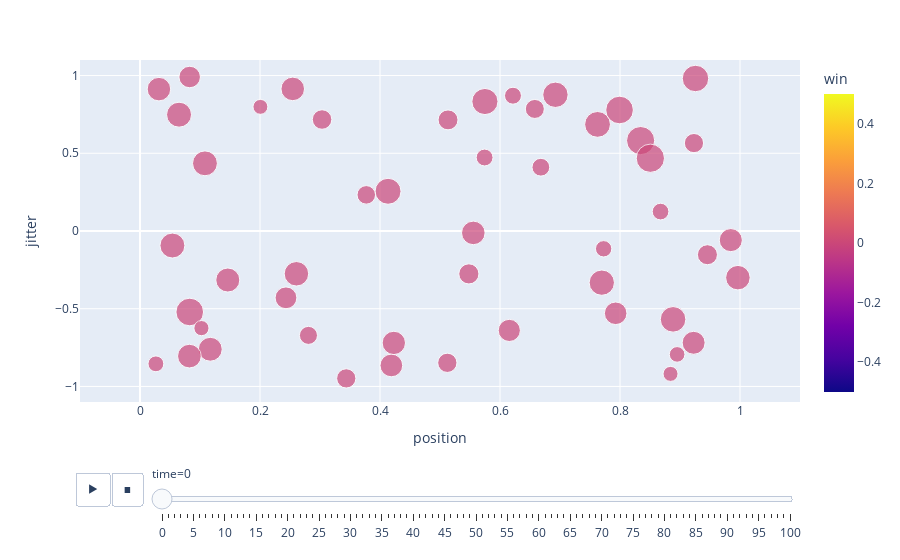

The notebook cell saved with this chart:
### Code cell
def watch_simulation(df, color='win'):
    jitter = []
    for tag in df['tag'].unique():
        jitter.append({
            'tag': tag,
            'jitter': np.random.uniform(-1, 1)
        })
    jitter = pd.DataFrame(jitter)
    df = df.merge(jitter, on='tag')

    return px.scatter(
        df, x="position", y="jitter", size="weight", color=color, hover_name="tag",
        range_x=[-0.1,1.1], range_y=[-1.1,1.1],
        animation_frame="time", animation_group="tag"
    )

watch_simulation(df)

### Figure 1 — Plotly figure (JSON) as saved in the notebook; plotly's stock layout.template omitted (floating-point values rounded to 4 significant figures)
{"data": [{"hovertemplate": "<b>%{hovertext}</b><br><br>time=0<br>position=%{x}<br>jitter=%{y}<br>weight=%{marker.size}<br>win=%{marker.color}<extra></extra>", "hovertext": [0, 10, 20, 30, 40, 1, 11, 21, 31, 41, 2, 12, 22, 32, 42, 3, 13, 23, 33, 43, 4, 14, 24, 34, 44, 5, 15, 25, 35, 45, 6, 16, 26, 36, 46, 7, 17, 27, 37, 47, 8, 18, 28, 38, 48, 9, 19, 29, 39, 49], "ids": [0, 10, 20, 30, 40, 1, 11, 21, 31, 41, 2, 12, 22, 32, 42, 3, 13, 23, 33, 43, 4, 14, 24, 34, 44, 5, 15, 25, 35, 45, 6, 16, 26, 36, 46, 7, 17, 27, 37, 47, 8, 18, 28, 38, 48, 9, 19, 29, 39, 49], "legendgroup": "", "marker": {"color": [0, 0, 0, 0, 0, 0, 0, 0, 0, 0, 0, 0, 0, 0, 0, 0, 0, 0, 0, 0, 0, 0, 0, 0, 0, 0, 0, 0, 0, 0, 0, 0, 0, 0, 0, 0, 0, 0, 0, 0, 0, 0, 0, 0, 0, 0, 0, 0, 0, 0], "coloraxis": "coloraxis", "size": [0.6592, 0.8225, 0.8434, 0.3014, 0.7136, 0.9436, 0.5717, 0.4908, 0.7052, 0.9799, 0.8094, 0.6934, 0.8316, 0.8656, 0.2753, 0.6835, 0.4467, 0.7903, 0.3095, 0.3302, 0.687, 0.9441, 0.3908, 0.7969, 0.5867, 0.6372, 0.7423, 0.4244, 0.4578, 0.7686, 0.652, 0.2785, 0.6865, 0.7706, 0.3549, 0.5025, 0.4948, 0.6301, 0.7648, 0.9879, 0.6074, 0.7416, 0.4595, 0.4564, 0.3501, 0.2844, 0.3439, 0.6735, 0.4718, 0.4024], "sizemode": "area", "sizeref": 0.00247, "symbol": "circle"}, "mode": "markers", "name": "", "orientation": "v", "showlegend": false, "type": "scatter", "x": [0.9847, 0.7626, 0.5749, 0.8952, 0.1463, 0.7993, 0.08282, 0.5134, 0.1171, 0.8344, 0.8884, 0.08236, 0.4134, 0.9258, 0.2007, 0.03156, 0.658, 0.7697, 0.02648, 0.7727, 0.5555, 0.08289, 0.6681, 0.6924, 0.2433, 0.4189, 0.9965, 0.3771, 0.3438, 0.05401, 0.9227, 0.8842, 0.2546, 0.06509, 0.6216, 0.5481, 0.9457, 0.7928, 0.1083, 0.8506, 0.6155, 0.2607, 0.5122, 0.9233, 0.5743, 0.1024, 0.8676, 0.4231, 0.3034, 0.2808], "xaxis": "x", "y": [-0.05858, 0.6858, 0.8329, -0.7938, -0.3154, 0.7784, 0.9907, 0.7148, -0.7607, 0.5817, -0.5683, -0.8048, 0.2555, 0.9811, 0.7985, 0.9127, 0.7851, -0.3323, -0.8545, -0.1144, -0.01221, -0.521, 0.4103, 0.8762, -0.4299, -0.8649, -0.3001, 0.2325, -0.9481, -0.09347, -0.7191, -0.9191, 0.9141, 0.7483, 0.8703, -0.2759, -0.1526, -0.5294, 0.4352, 0.4681, -0.6395, -0.2752, -0.848, 0.5655, 0.4727, -0.6248, 0.125, -0.72, 0.7172, -0.6714], "yaxis": "y"}], "layout": {"coloraxis": {"colorbar": {"title": {"text": "win"}}, "colorscale": [[0, "#0d0887"], [0.1111, "#46039f"], [0.2222, "#7201a8"], [0.3333, "#9c179e"], [0.4444, "#bd3786"], [0.5556, "#d8576b"], [0.6667, "#ed7953"], [0.7778, "#fb9f3a"], [0.8889, "#fdca26"], [1, "#f0f921"]]}, "legend": {"itemsizing": "constant", "tracegroupgap": 0}, "margin": {"t": 60}, "sliders": [{"active": 0, "currentvalue": {"prefix": "time="}, "len": 0.9, "pad": {"b": 10, "t": 60}, "steps": [{"args": [["0"], {"frame": {"duration": 0, "redraw": false}, "fromcurrent": true, "mode": "immediate", "transition": {"duration": 0, "easing": "linear"}}], "label": "0", "method": "animate"}, {"args": [["1"], {"frame": {"duration": 0, "redraw": false}, "fromcurrent": true, "mode": "immediate", "transition": {"duration": 0, "easing": "linear"}}], "label": "1", "method": "animate"}, {"args": [["2"], {"frame": {"duration": 0, "redraw": false}, "fromcurrent": true, "mode": "immediate", "transition": {"duration": 0, "easing": "linear"}}], "label": "2", "method": "animate"}, {"args": [["3"], {"frame": {"duration": 0, "redraw": false}, "fromcurrent": true, "mode": "immediate", "transition": {"duration": 0, "easing": "linear"}}], "label": "3", "method": "animate"}, {"args": [["4"], {"frame": {"duration": 0, "redraw": false}, "fromcurrent": true, "mode": "immediate", "transition": {"duration": 0, "easing": "linear"}}], "label": "4", "method": "animate"}, {"args": [["5"], {"frame": {"duration": 0, "redraw": false}, "fromcurrent": true, "mode": "immediate", "transition": {"duration": 0, "easing": "linear"}}], "label": "5", "method": "animate"}, {"args": [["6"], {"frame": {"duration": 0, "redraw": false}, "fromcurrent": true, "mode": "immediate", "transition": {"duration": 0, "easing": "linear"}}], "label": "6", "method": "animate"}, {"args": [["7"], {"frame": {"duration": 0, "redraw": false}, "fromcurrent": true, "mode": "immediate", "transition": {"duration": 0, "easing": "linear"}}], "label": "7", "method": "animate"}, {"args": [["8"], {"frame": {"duration": 0, "redraw": false}, "fromcurrent": true, "mode": "immediate", "transition": {"duration": 0, "easing": "linear"}}], "label": "8", "method": "animate"}, {"args": [["9"], {"frame": {"duration": 0, "redraw": false}, "fromcurrent": true, "mode": "immediate", "transition": {"duration": 0, "easing": "linear"}}], "label": "9", "method": "animate"}, {"args": [["10"], {"frame": {"duration": 0, "redraw": false}, "fromcurrent": true, "mode": "immediate", "transition": {"duration": 0, "easing": "linear"}}], "label": "10", "method": "animate"}, {"args": [["11"], {"frame": {"duration": 0, "redraw": false}, "fromcurrent": true, "mode": "immediate", "transition": {"duration": 0, "easing": "linear"}}], "label": "11", "method": "animate"}, {"args": [["12"], {"frame": {"duration": 0, "redraw": false}, "fromcurrent": true, "mode": "immediate", "transition": {"duration": 0, "easing": "linear"}}], "label": "12", "method": "animate"}, {"args": [["13"], {"frame": {"duration": 0, "redraw": false}, "fromcurrent": true, "mode": "immediate", "transition": {"duration": 0, "easing": "linear"}}], "label": "13", "method": "animate"}, {"args": [["14"], {"frame": {"duration": 0, "redraw": false}, "fromcurrent": true, "mode": "immediate", "transition": {"duration": 0, "easing": "linear"}}], "label": "14", "method": "animate"}, {"args": [["15"], {"frame": {"duration": 0, "redraw": false}, "fromcurrent": true, "mode": "immediate", "transition": {"duration": 0, "easing": "linear"}}], "label": "15", "method": "animate"}, {"args": [["16"], {"frame": {"duration": 0, "redraw": false}, "fromcurrent": true, "mode": "immediate", "transition": {"duration": 0, "easing": "linear"}}], "label": "16", "method": "animate"}, {"args": [["17"], {"frame": {"duration": 0, "redraw": false}, "fromcurrent": true, "mode": "immediate", "transition": {"duration": 0, "easing": "linear"}}], "label": "17", "method": "animate"}, {"args": [["18"], {"frame": {"duration": 0, "redraw": false}, "fromcurrent": true, "mode": "immediate", "transition": {"duration": 0, "easing": "linear"}}], "label": "18", "method": "animate"}, {"args": [["19"], {"frame": {"duration": 0, "redraw": false}, "fromcurrent": true, "mode": "immediate", "transition": {"duration": 0, "easing": "linear"}}], "label": "19", "method": "animate"}, {"args": [["20"], {"frame": {"duration": 0, "redraw": false}, "fromcurrent": true, "mode": "immediate", "transition": {"duration": 0, "easing": "linear"}}], "label": "20", "method": "animate"}, {"args": [["21"], {"frame": {"duration": 0, "redraw": false}, "fromcurrent": true, "mode": "immediate", "transition": {"duration": 0, "easing": "linear"}}], "label": "21", "method": "animate"}, {"args": [["22"], {"frame": {"duration": 0, "redraw": false}, "fromcurrent": true, "mode": "immediate", "transition": {"duration": 0, "easing": "linear"}}], "label": "22", "method": "animate"}, {"args": [["23"], {"frame": {"duration": 0, "redraw": false}, "fromcurrent": true, "mode": "immediate", "transition": {"duration": 0, "easing": "linear"}}], "label": "23", "method": "animate"}, {"args": [["24"], {"frame": {"duration": 0, "redraw": false}, "fromcurrent": true, "mode": "immediate", "transition": {"duration": 0, "easing": "linear"}}], "label": "24", "method": "animate"}, {"args": [["25"], {"frame": {"duration": 0, "redraw": false}, "fromcurrent": true, "mode": "immediate", "transition": {"duration": 0, "easing": "linear"}}], "label": "25", "method": "animate"}, {"args": [["26"], {"frame": {"duration": 0, "redraw": false}, "fromcurrent": true, "mode": "immediate", "transition": {"duration": 0, "easing": "linear"}}], "label": "26", "method": "animate"}, {"args": [["27"], {"frame": {"duration": 0, "redraw": false}, "fromcurrent": true, "mode": "immediate", "transition": {"duration": 0, "easing": "linear"}}], "label": "27", "method": "animate"}, {"args": [["28"], {"frame": {"duration": 0, "redraw": false}, "fromcurrent": true, "mode": "immediate", "transition": {"duration": 0, "easing": "linear"}}], "label": "28", "method": "animate"}, {"args": [["29"], {"frame": {"duration": 0, "redraw": false}, "fromcurrent": true, "mode": "immediate", "transition": {"duration": 0, "easing": "linear"}}], "label": "29", "method": "animate"}, {"args": [["30"], {"frame": {"duration": 0, "redraw": false}, "fromcurrent": true, "mode": "immediate", "transition": {"duration": 0, "easing": "linear"}}], "label": "30", "method": "animate"}, {"args": [["31"], {"frame": {"duration": 0, "redraw": false}, "fromcurrent": true, "mode": "immediate", "transition": {"duration": 0, "easing": "linear"}}], "label": "31", "method": "animate"}, {"args": [["32"], {"frame": {"duration": 0, "redraw": false}, "fromcurrent": true, "mode": "immediate", "transition": {"duration": 0, "easing": "linear"}}], "label": "32", "method": "animate"}, {"args": [["33"], {"frame": {"duration": 0, "redraw": false}, "fromcurrent": true, "mode": "immediate", "transition": {"duration": 0, "easing": "linear"}}], "label": "33", "method": "animate"}, {"args": [["34"], {"frame": {"duration": 0, "redraw": false}, "fromcurrent": true, "mode": "immediate", "transition": {"duration": 0, "easing": "linear"}}], "label": "34", "method": "animate"}, {"args": [["35"], {"frame": {"duration": 0, "redraw": false}, "fromcurrent": true, "mode": "immediate", "transition": {"duration": 0, "easing": "linear"}}], "label": "35", "method": "animate"}, {"args": [["36"], {"frame": {"duration": 0, "redraw": false}, "fromcurrent": true, "mode": "immediate", "transition": {"duration": 0, "easing": "linear"}}], "label": "36", "method": "animate"}, {"args": [["37"], {"frame": {"duration": 0, "redraw": false}, "fromcurrent": true, "mode": "immediate", "transition": {"duration": 0, "easing": "linear"}}], "label": "37", "method": "animate"}, {"args": [["38"], {"frame": {"duration": 0, "redraw": false}, "fromcurrent": true, "mode": "immediate", "transition": {"duration": 0, "easing": "linear"}}], "label": "38", "method": "animate"}, {"args": [["39"], {"frame": {"duration": 0, "redraw": false}, "fromcurrent": true, "mode": "immediate", "transition": {"duration": 0, "easing": "linear"}}], "label": "39", "method": "animate"}, {"args": [["40"], {"frame": {"duration": 0, "redraw": false}, "fromcurrent": true, "mode": "immediate", "transition": {"duration": 0, "easing": "linear"}}], "label": "40", "method": "animate"}, {"args": [["41"], {"frame": {"duration": 0, "redraw": false}, "fromcurrent": true, "mode": "immediate", "transition": {"duration": 0, "easing": "linear"}}], "label": "41", "method": "animate"}, {"args": [["42"], {"frame": {"duration": 0, "redraw": false}, "fromcurrent": true, "mode": "immediate", "transition": {"duration": 0, "easing": "linear"}}], "label": "42", "method": "animate"}, {"args": [["43"], {"frame": {"duration": 0, "redraw": false}, "fromcurrent": true, "mode": "immediate", "transition": {"duration": 0, "easing": "linear"}}], "label": "43", "method": "animate"}, {"args": [["44"], {"frame": {"duration": 0, "redraw": false}, "fromcurrent": true, "mode": "immediate", "transition": {"duration": 0, "easing": "linear"}}], "label": "44", "method": "animate"}, {"args": [["45"], {"frame": {"duration": 0, "redraw": false}, "fromcurrent": true, "mode": "immediate", "transition": {"duration": 0, "easing": "linear"}}], "label": "45", "method": "animate"}, {"args": [["46"], {"frame": {"duration": 0, "redraw": false}, "fromcurrent": true, "mode": "immediate", "transition": {"duration": 0, "easing": "linear"}}], "label": "46", "method": "animate"}, {"args": [["47"], {"frame": {"duration": 0, "redraw": false}, "fromcurrent": true, "mode": "immediate", "transition": {"duration": 0, "easing": "linear"}}], "label": "47", "method": "animate"}, {"args": [["48"], {"frame": {"duration": 0, "redraw": false}, "fromcurrent": true, "mode": "immediate", "transition": {"duration": 0, "easing": "linear"}}], "label": "48", "method": "animate"}, {"args": [["49"], {"frame": {"duration": 0, "redraw": false}, "fromcurrent": true, "mode": "immediate", "transition": {"duration": 0, "easing": "linear"}}], "label": "49", "method": "animate"}, {"args": [["50"], {"frame": {"duration": 0, "redraw": false}, "fromcurrent": true, "mode": "immediate", "transition": {"duration": 0, "easing": "linear"}}], "label": "50", "method": "animate"}, {"args": [["51"], {"frame": {"duration": 0, "redraw": false}, "fromcurrent": true, "mode": "immediate", "transition": {"duration": 0, "easing": "linear"}}], "label": "51", "method": "animate"}, {"args": [["52"], {"frame": {"duration": 0, "redraw": false}, "fromcurrent": true, "mode": "immediate", "transition": {"duration": 0, "easing": "linear"}}], "label": "52", "method": "animate"}, {"args": [["53"], {"frame": {"duration": 0, "redraw": false}, "fromcurrent": true, "mode": "immediate", "transition": {"duration": 0, "easing": "linear"}}], "label": "53", "method": "animate"}, {"args": [["54"], {"frame": {"duration": 0, "redraw": false}, "fromcurrent": true, "mode": "immediate", "transition": {"duration": 0, "easing": "linear"}}], "label": "54", "method": "animate"}, {"args": [["55"], {"frame": {"duration": 0, "redraw": false}, "fromcurrent": true, "mode": "immediate", "transition": {"duration": 0, "easing": "linear"}}], "label": "55", "method": "animate"}, {"args": [["56"], {"frame": {"duration": 0, "redraw": false}, "fromcurrent": true, "mode": "immediate", "transition": {"duration": 0, "easing": "linear"}}], "label": "56", "method": "animate"}, {"args": [["57"], {"frame": {"duration": 0, "redraw": false}, "fromcurrent": true, "mode": "immediate", "transition": {"duration": 0, "easing": "linear"}}], "label": "57", "method": "animate"}, {"args": [["58"], {"frame": {"duration": 0, "redraw": false}, "fromcurrent": true, "mode": "immediate", "transition": {"duration": 0, "easing": "linear"}}], "label": "58", "method": "animate"}, {"args": [["59"], {"frame": {"duration": 0, "redraw": false}, "fromcurrent": true, "mode": "immediate", "transition": {"duration": 0, "easing": "linear"}}], "label": "59", "method": "animate"}, {"args": [["60"], {"frame": {"duration": 0, "redraw": false}, "fromcurrent": true, "mode": "immediate", "transition": {"duration": 0, "easing": "linear"}}], "label": "60", "method": "animate"}, {"args": [["61"], {"frame": {"duration": 0, "redraw": false}, "fromcurrent": true, "mode": "immediate", "transition": {"duration": 0, "easing": "linear"}}], "label": "61", "method": "animate"}, {"args": [["62"], {"frame": {"duration": 0, "redraw": false}, "fromcurrent": true, "mode": "immediate", "transition": {"duration": 0, "easing": "linear"}}], "label": "62", "method": "animate"}, {"args": [["63"], {"frame": {"duration": 0, "redraw": false}, "fromcurrent": true, "mode": "immediate", "transition": {"duration": 0, "easing": "linear"}}], "label": "63", "method": "animate"}, {"args": [["64"], {"frame": {"duration": 0, "redraw": false}, "fromcurrent": true, "mode": "immediate", "transition": {"duration": 0, "easing": "linear"}}], "label": "64", "method": "animate"}, {"args": [["65"], {"frame": {"duration": 0, "redraw": false}, "fromcurrent": true, "mode": "immediate", "transition": {"duration": 0, "easing": "linear"}}], "label": "65", "method": "animate"}, {"args": [["66"], {"frame": {"duration": 0, "redraw": false}, "fromcurrent": true, "mode": "immediate", "transition": {"duration": 0, "easing": "linear"}}], "label": "66", "method": "animate"}, {"args": [["67"], {"frame": {"duration": 0, "redraw": false}, "fromcurrent": true, "mode": "immediate", "transition": {"duration": 0, "easing": "linear"}}], "label": "67", "method": "animate"}, {"args": [["68"], {"frame": {"duration": 0, "redraw": false}, "fromcurrent": true, "mode": "immediate", "transition": {"duration": 0, "easing": "linear"}}], "label": "68", "method": "animate"}, {"args": [["69"], {"frame": {"duration": 0, "redraw": false}, "fromcurrent": true, "mode": "immediate", "transition": {"duration": 0, "easing": "linear"}}], "label": "69", "method": "animate"}, {"args": [["70"], {"frame": {"duration": 0, "redraw": false}, "fromcurrent": true, "mode": "immediate", "transition": {"duration": 0, "easing": "linear"}}], "label": "70", "method": "animate"}, {"args": [["71"], {"frame": {"duration": 0, "redraw": false}, "fromcurrent": true, "mode": "immediate", "transition": {"duration": 0, "easing": "linear"}}], "label": "71", "method": "animate"}, {"args": [["72"], {"frame": {"duration": 0, "redraw": false}, "fromcurrent": true, "mode": "immediate", "transition": {"duration": 0, "easing": "linear"}}], "label": "72", "method": "animate"}, {"args": [["73"], {"frame": {"duration": 0, "redraw": false}, "fromcurrent": true, "mode": "immediate", "transition": {"duration": 0, "easing": "linear"}}], "label": "73", "method": "animate"}, {"args": [["74"], {"frame": {"duration": 0, "redraw": false}, "fromcurrent": true, "mode": "immediate", "transition": {"duration": 0, "easing": "linear"}}], "label": "74", "method": "animate"}, {"args": [["75"], {"frame": {"duration": 0, "redraw": false}, "fromcurrent": true, "mode": "immediate", "transition": {"duration": 0, "easing": "linear"}}], "label": "75", "method": "animate"}, {"args": [["76"], {"frame": {"duration": 0, "redraw": false}, "fromcurrent": true, "mode": "immediate", "transition": {"duration": 0, "easing": "linear"}}], "label": "76", "method": "animate"}, {"args": [["77"], {"frame": {"duration": 0, "redraw": false}, "fromcurrent": true, "mode": "immediate", "transition": {"duration": 0, "easing": "linear"}}], "label": "77", "method": "animate"}, {"args": [["78"], {"frame": {"duration": 0, "redraw": false}, "fromcurrent": true, "mode": "immediate", "transition": {"duration": 0, "easing": "linear"}}], "label": "78", "method": "animate"}, {"args": [["79"], {"frame": {"duration": 0, "redraw": false}, "fromcurrent": true, "mode": "immediate", "transition": {"duration": 0, "easing": "linear"}}], "label": "79", "method": "animate"}, {"args": [["80"], {"frame": {"duration": 0, "redraw": false}, "fromcurrent": true, "mode": "immediate", "transition": {"duration": 0, "easing": "linear"}}], "label": "80", "method": "animate"}, {"args": [["81"], {"frame": {"duration": 0, "redraw": false}, "fromcurrent": true, "mode": "immediate", "transition": {"duration": 0, "easing": "linear"}}], "label": "81", "method": "animate"}, {"args": [["82"], {"frame": {"duration": 0, "redraw": false}, "fromcurrent": true, "mode": "immediate", "transition": {"duration": 0, "easing": "linear"}}], "label": "82", "method": "animate"}, {"args": [["83"], {"frame": {"duration": 0, "redraw": false}, "fromcurrent": true, "mode": "immediate", "transition": {"duration": 0, "easing": "linear"}}], "label": "83", "method": "animate"}, {"args": [["84"], {"frame": {"duration": 0, "redraw": false}, "fromcurrent": true, "mode": "immediate", "transition": {"duration": 0, "easing": "linear"}}], "label": "84", "method": "animate"}, {"args": [["85"], {"frame": {"duration": 0, "redraw": false}, "fromcurrent": true, "mode": "immediate", "transition": {"duration": 0, "easing": "linear"}}], "label": "85", "method": "animate"}, {"args": [["86"], {"frame": {"duration": 0, "redraw": false}, "fromcurrent": true, "mode": "immediate", "transition": {"duration": 0, "easing": "linear"}}], "label": "86", "method": "animate"}, {"args": [["87"], {"frame": {"duration": 0, "redraw": false}, "fromcurrent": true, "mode": "immediate", "transition": {"duration": 0, "easing": "linear"}}], "label": "87", "method": "animate"}, {"args": [["88"], {"frame": {"duration": 0, "redraw": false}, "fromcurrent": true, "mode": "immediate", "transition": {"duration": 0, "easing": "linear"}}], "label": "88", "method": "animate"}, {"args": [["89"], {"frame": {"duration": 0, "redraw": false}, "fromcurrent": true, "mode": "immediate", "transition": {"duration": 0, "easing": "linear"}}], "label": "89", "method": "animate"}, {"args": [["90"], {"frame": {"duration": 0, "redraw": false}, "fromcurrent": true, "mode": "immediate", "transition": {"duration": 0, "easing": "linear"}}], "label": "90", "method": "animate"}, {"args": [["91"], {"frame": {"duration": 0, "redraw": false}, "fromcurrent": true, "mode": "immediate", "transition": {"duration": 0, "easing": "linear"}}], "label": "91", "method": "animate"}, {"args": [["92"], {"frame": {"duration": 0, "redraw": false}, "fromcurrent": true, "mode": "immediate", "transition": {"duration": 0, "easing": "linear"}}], "label": "92", "method": "animate"}, {"args": [["93"], {"frame": {"duration": 0, "redraw": false}, "fromcurrent": true, "mode": "immediate", "transition": {"duration": 0, "easing": "linear"}}], "label": "93", "method": "animate"}, {"args": [["94"], {"frame": {"duration": 0, "redraw": false}, "fromcurrent": true, "mode": "immediate", "transition": {"duration": 0, "easing": "linear"}}], "label": "94", "method": "animate"}, {"args": [["95"], {"frame": {"duration": 0, "redraw": false}, "fromcurrent": true, "mode": "immediate", "transition": {"duration": 0, "easing": "linear"}}], "label": "95", "method": "animate"}, {"args": [["96"], {"frame": {"duration": 0, "redraw": false}, "fromcurrent": true, "mode": "immediate", "transition": {"duration": 0, "easing": "linear"}}], "label": "96", "method": "animate"}, {"args": [["97"], {"frame": {"duration": 0, "redraw": false}, "fromcurrent": true, "mode": "immediate", "transition": {"duration": 0, "easing": "linear"}}], "label": "97", "method": "animate"}, {"args": [["98"], {"frame": {"duration": 0, "redraw": false}, "fromcurrent": true, "mode": "immediate", "transition": {"duration": 0, "easing": "linear"}}], "label": "98", "method": "animate"}, {"args": [["99"], {"frame": {"duration": 0, "redraw": false}, "fromcurrent": true, "mode": "immediate", "transition": {"duration": 0, "easing": "linear"}}], "label": "99", "method": "animate"}, {"args": [["100"], {"frame": {"duration": 0, "redraw": false}, "fromcurrent": true, "mode": "immediate", "transition": {"duration": 0, "easing": "linear"}}], "label": "100", "method": "animate"}], "x": 0.1, "xanchor": "left", "y": 0, "yanchor": "top"}], "updatemenus": [{"buttons": [{"args": [null, {"frame": {"duration": 500, "redraw": false}, "fromcurrent": true, "mode": "immediate", "transition": {"duration": 500, "easing": "linear"}}], "label": "&#9654;", "method": "animate"}, {"args": [[null], {"frame": {"duration": 0, "redraw": false}, "fromcurrent": true, "mode": "immediate", "transition": {"duration": 0, "easing": "linear"}}], "label": "&#9724;", "method": "animate"}], "direction": "left", "pad": {"r": 10, "t": 70}, "showactive": false, "type": "buttons", "x": 0.1, "xanchor": "right", "y": 0, "yanchor": "top"}], "xaxis": {"anchor": "y", "domain": [0, 1], "range": [-0.1, 1.1], "title": {"text": "position"}}, "yaxis": {"anchor": "x", "domain": [0, 1], "range": [-1.1, 1.1], "title": {"text": "jitter"}}}}
